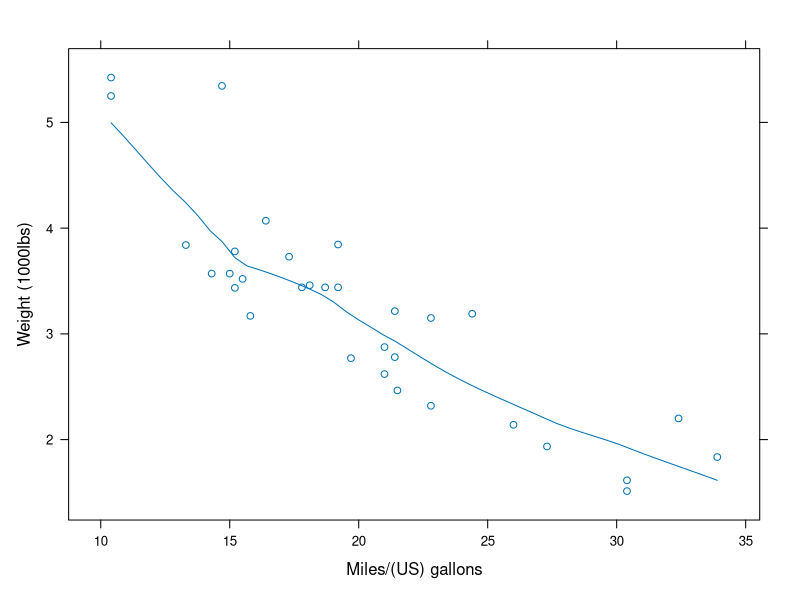

R code for this plot:
library(lattice)

input <- mtcars[,c('wt','mpg','gear')]

xyplot(wt~mpg,
       data=input,
       type = c("p", "smooth"),
       xlab = "Miles/(US) gallons",
       ylab = "Weight (1000lbs)")
